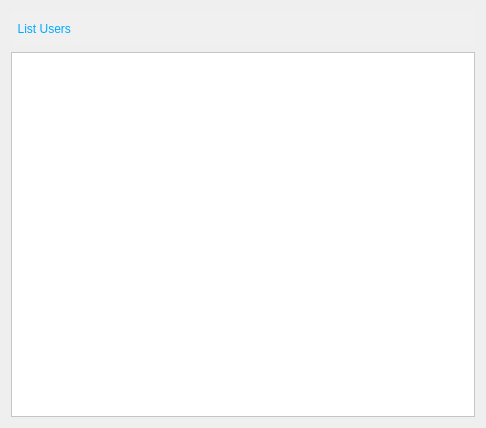
<?xml version="1.0" encoding="UTF-8"?>
<ui version="4.0">
 <class>UsersDetails</class>
 <widget class="QWidget" name="UsersDetails">
  <property name="geometry">
   <rect>
    <x>0</x>
    <y>0</y>
    <width>486</width>
    <height>428</height>
   </rect>
  </property>
  <property name="minimumSize">
   <size>
    <width>0</width>
    <height>0</height>
   </size>
  </property>
  <property name="windowTitle">
   <string>Form</string>
  </property>
  <layout class="QGridLayout" name="gridLayout">
   <item row="0" column="0">
    <widget class="QLabel" name="label">
     <property name="minimumSize">
      <size>
       <width>0</width>
       <height>35</height>
      </size>
     </property>
     <property name="styleSheet">
      <string notr="true">QLabel{
	background-color: rgb(240, 240, 240);
color: rgb(0, 170, 255);
	font: 14pt &quot;Segoe UI&quot;;
}</string>
     </property>
     <property name="text">
      <string>  List Users</string>
     </property>
    </widget>
   </item>
   <item row="1" column="0">
    <widget class="QListWidget" name="usersName">
     <property name="styleSheet">
      <string notr="true">background-color: rgb(255, 255, 255);</string>
     </property>
    </widget>
   </item>
  </layout>
 </widget>
 <resources/>
 <connections/>
</ui>
